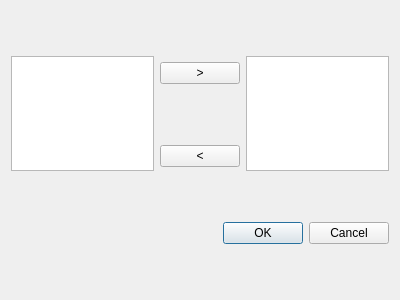
<?xml version="1.0" encoding="UTF-8"?>
<ui version="4.0">
 <class>DlgListeVote</class>
 <widget class="QDialog" name="DlgListeVote">
  <property name="geometry">
   <rect>
    <x>0</x>
    <y>0</y>
    <width>400</width>
    <height>300</height>
   </rect>
  </property>
  <property name="windowTitle">
   <string>Dialog</string>
  </property>
  <layout class="QGridLayout" name="gridLayout">
   <item row="1" column="1">
    <widget class="QPushButton" name="btnDeselect">
     <property name="text">
      <string>&lt;</string>
     </property>
    </widget>
   </item>
   <item row="0" column="1">
    <widget class="QPushButton" name="btnSelect">
     <property name="text">
      <string>&gt;</string>
     </property>
    </widget>
   </item>
   <item row="0" column="0" rowspan="2">
    <widget class="QListWidget" name="lstPossibles"/>
   </item>
   <item row="0" column="2" rowspan="2">
    <widget class="QListWidget" name="lstSelectionnes"/>
   </item>
   <item row="2" column="0" colspan="3">
    <widget class="QDialogButtonBox" name="buttonBox">
     <property name="orientation">
      <enum>Qt::Horizontal</enum>
     </property>
     <property name="standardButtons">
      <set>QDialogButtonBox::Cancel|QDialogButtonBox::Ok</set>
     </property>
    </widget>
   </item>
  </layout>
 </widget>
 <resources/>
 <connections>
  <connection>
   <sender>buttonBox</sender>
   <signal>accepted()</signal>
   <receiver>DlgListeVote</receiver>
   <slot>accept()</slot>
   <hints>
    <hint type="sourcelabel">
     <x>248</x>
     <y>254</y>
    </hint>
    <hint type="destinationlabel">
     <x>157</x>
     <y>274</y>
    </hint>
   </hints>
  </connection>
  <connection>
   <sender>buttonBox</sender>
   <signal>rejected()</signal>
   <receiver>DlgListeVote</receiver>
   <slot>reject()</slot>
   <hints>
    <hint type="sourcelabel">
     <x>316</x>
     <y>260</y>
    </hint>
    <hint type="destinationlabel">
     <x>286</x>
     <y>274</y>
    </hint>
   </hints>
  </connection>
 </connections>
</ui>
